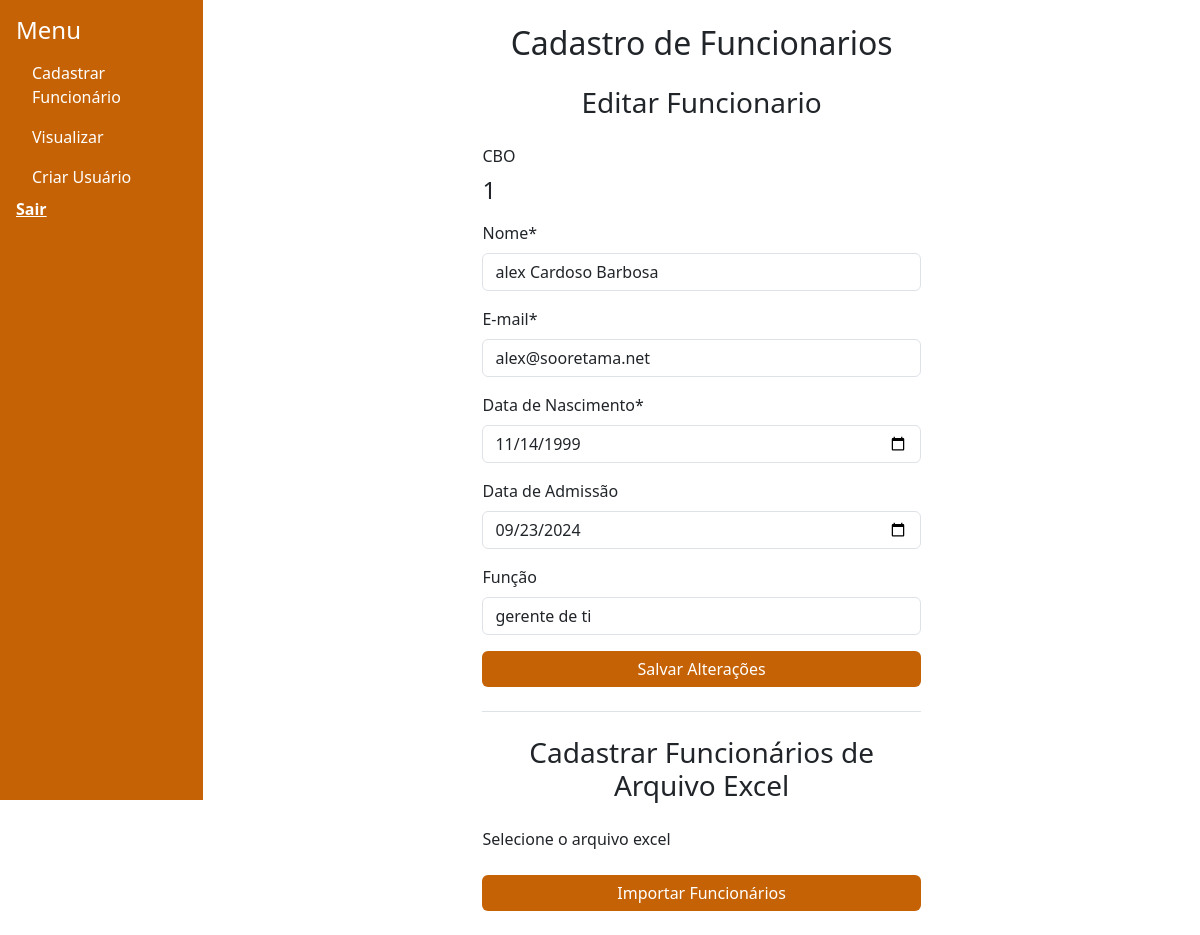
Screenshot of /funcionarios/editar-funcionarios/1/ with the database file from the repository.
### funcionarios/models.py (models this page shows, shortened)
class Funcionario(models.Model):
    nome = models.CharField(max_length=100)
    email= models.EmailField()
    data_nascimento = models.DateField(null=False, blank=False)
    foto = models.ImageField(upload_to='foto/' , blank=True, null=True)
    arquivo_pdf = models.FileField(upload_to='pdf/' , blank=True, null=True)
    cbo = models.AutoField(primary_key=True)
    funcao = models.CharField(max_length=100, null=True)
    data_admissao = models.DateField(null=True, blank=True)
    id_tarefa_mail = models.CharField(max_length=255, null=True, blank=True)
    class Meta:
        permissions = [
            ("cadastrar_funcionarios", "Pode cadastrar funcionários")
        ]

### funcionarios/views.py (the view)
# urls.py: path('editar-funcionarios/<int:cbo>/', views.editar_funcionarios, name='editar_funcionarios'),
def editar_funcionarios(request, cbo):
    funcionario = get_object_or_404(Funcionario, cbo=cbo)
    print(f"Dados do funcionário: {funcionario.nome}, {funcionario.email}, {funcionario.data_nascimento}")
    if request.method == 'POST':
        form_editar = FuncionarioForm(request.POST, instance=funcionario)
        if form_editar.is_valid():
            form_editar.save()  # Salva o funcionário com os dados corrigidos
            messages.success(request, "Funcionário alterado com sucesso.")
            return redirect('funcionarios:menu_cadastros')
        else:
            messages.error(request, "Falha ao editar o cadastro do funcionário.")
            print(f"Erros ao editar: {form_editar.errors}")  # Para depuração
    else:
        form_editar = FuncionarioForm(instance=funcionario)
    return render(request, 'funcionarios/cadastrar_funcionario.html', {
        'form_funcionario': form_editar,
    })

### funcionarios/templates/funcionarios/cadastrar_funcionario.html (shortened to what this page needs)
{% extends "funcionarios/base.html" %}
{% load static %}
    {% block content %}
    <div class="container d-flex justify-content-center align-items-center min-vh-70">
        <div class="row w-100">
            <div class="col-lg-6 col-md-8 col-sm-12 mx-auto">
                <h2 class="text-center mb-4">Cadastro de Funcionarios</h2>
                <form method="POST"
                    action="{% if form_funcionario.instance.cbo %}{% url 'funcionarios:editar_funcionarios' form_funcionario.instance.cbo %}{% else %}{% url 'funcionarios:cadastrar_funcionarios' %}{% endif %}">
                        {% if form_funcionario.instance.cbo %}
                            <h3 class="text-center mb-4">Editar Funcionario</h3>
                        {% else %}
                            <h3 class="text-center mb-4">Novo Funcionario</h3>
                        {% endif %}
                    <div class="mb-3">
                        <label for="cbo" class="form-label">CBO</label>
                        {% if form_funcionario.instance.cbo %}
                            <h4 class="form-label fw-normal">{{ form_funcionario.instance.cbo }}</h4>
                        {% else %}
                            <input type="hidden" name="cbo" value="{{ cbo_gerado }}" readonly>
                            <h4 class="form-label fw-normal">{{ cbo_gerado }}</h4>
                        {% endif %}
                        </div>
                    <div class="mb-3">
                        <label for="{{ form_funcionario.nome.id_for_label }}" class="form-label">Nome*</label>
                        <input
                            type="text"
                            name="nome"
                            id="id_nome"
                            class="form-control"
                            value="{{ form_funcionario.nome.value|default_if_none:'' }}"
                            placeholder="Digite seu nome e sobrenome"
                            required>
                    </div>
                    <div class="mb-3">
                        <label for="{{ form_funcionario.email.id_for_label }}" class="form-label">E-mail*</label>
                        <input
                            type="email"
                            name="email"
                            id="id_email"
                            class="form-control"
                            value="{{ form_funcionario.email.value|default_if_none:'' }}"
                            placeholder="Digite um e-mail válido"
                            required>
                    </div>
                    <div class="mb-3">
                        <label for="{{ form_funcionario.data_nascimento.id_for_label }}" class="form-label">Data de Nascimento*</label>
                        <input
                            type="date"
                            name="data_nascimento"
                            id="id_data_nascimento"
                            class="form-control"
                            value="{% if form_funcionario.data_nascimento.value %}{{ form_funcionario.data_nascimento.value|date:'Y-m-d' }}{% endif %}"
                            placeholder="dd/mm/aaaa"
                            required>
                    </div>
                    <div class="mb-3">
                        <label for="{{ form_funcionario.data_admissao.id_for_label }}" class="form-label">Data de Admissão</label>
                        <input
                            type="date"
                            name="data_admissao"
                            id="id_data_admissao"
                            class="form-control"
                            value="{{ form_funcionario.data_admissao.value|date:'Y-m-d' }}"
                            placeholder="dd/mm/aaaa">
                    </div>
                    <div class="mb-3">
                        <label for="{{ form_funcionario.funcao.id_for_label }}" class="form-label">Função</label>
                        <input
                            type="text"
                            name="funcao"
                            id="id_funcao"
                            class="form-control"
                            placeholder="Digite seu cargo"
                            value="{{ form_funcionario.funcao.value|default_if_none:'' }}">
                    </div>
                    <button type="submit" class="btn btn-primary w-100" style="background-color:#c56205 !important; border: #b85c07;">
                        {% if form_funcionario.instance.cbo %}
                            Salvar Alterações
                        {% else %}
                            Adicionar Funcionário
                        {% endif %}
                    </button>
                </form>
                <div class="my-4 border-top"></div>
                <h3 class="text-center mb-4">Cadastrar Funcionários de Arquivo Excel</h3>
                <form method="POST" action="{% url 'funcionarios:cadastrar_funcionarios' %}" enctype="multipart/form-data">
                    <div class="row">
                        <div class="col-md-6 mb-3">
                            <label for="id_excel_file" class="form-label">Selecione o arquivo excel</label>
                        </div>
                    </div>
                    <button type="submit" name="import" class="btn btn-primary w-100" style="background-color:#c56205 !important; border: #b85c07;">Importar Funcionários</button>
                </form>
            </div>
        </div>
    </div>
{% endblock %}

### rows the page displays
Funcionario: instance.cbo "1", nome "alex Cardoso Barbosa", email "alex@sooretama.net", data_nascimento "11/14/1999", data_admissao "09/23/2024", funcao "gerente de ti"
